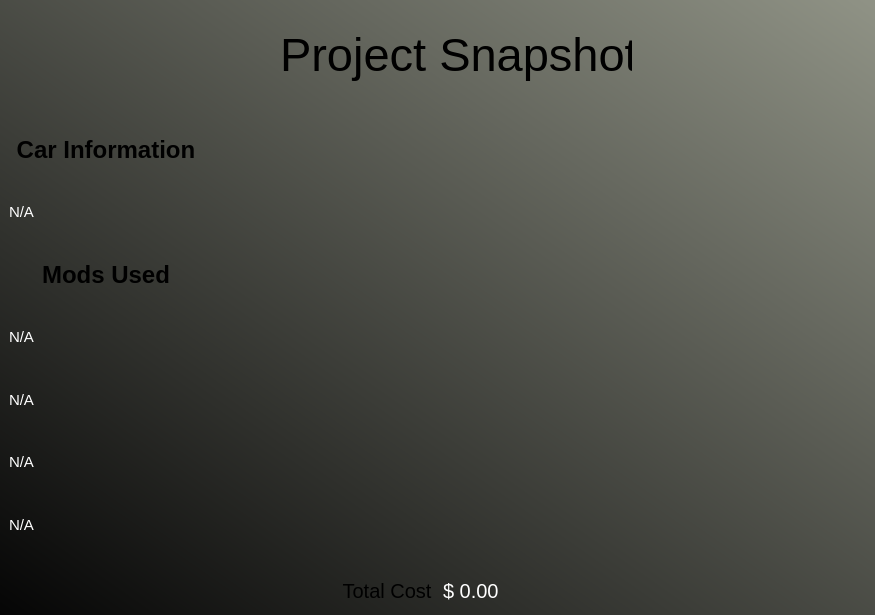
<?xml version="1.0" encoding="UTF-8"?>
<ui version="4.0">
 <class>ProjectSnapshot</class>
 <widget class="QDialog" name="ProjectSnapshot">
  <property name="geometry">
   <rect>
    <x>0</x>
    <y>0</y>
    <width>875</width>
    <height>615</height>
   </rect>
  </property>
  <property name="minimumSize">
   <size>
    <width>875</width>
    <height>615</height>
   </size>
  </property>
  <property name="maximumSize">
   <size>
    <width>875</width>
    <height>615</height>
   </size>
  </property>
  <property name="windowTitle">
   <string>Dialog</string>
  </property>
  <property name="styleSheet">
   <string notr="true">QDialog{
background-color: qlineargradient(spread:pad, x1:0, y1:1, x2:1, y2:0, stop:0 rgba(5, 5, 5, 255), stop:1 rgba(144, 147, 134, 255));
}</string>
  </property>
  <widget class="QLabel" name="header">
   <property name="geometry">
    <rect>
     <x>280</x>
     <y>10</y>
     <width>352</width>
     <height>91</height>
    </rect>
   </property>
   <property name="font">
    <font>
     <family>MS Shell Dlg 2</family>
     <pointsize>35</pointsize>
     <underline>false</underline>
    </font>
   </property>
   <property name="text">
    <string>&lt;html&gt;&lt;head/&gt;&lt;body&gt;&lt;p align=&quot;center&quot;&gt;Project Snapshot&lt;/p&gt;&lt;/body&gt;&lt;/html&gt;</string>
   </property>
  </widget>
  <widget class="QLabel" name="baseLayer">
   <property name="geometry">
    <rect>
     <x>240</x>
     <y>160</y>
     <width>600</width>
     <height>300</height>
    </rect>
   </property>
   <property name="text">
    <string/>
   </property>
   <property name="pixmap">
    <pixmap resource="resources.qrc">:/Photos/defaultcar.png</pixmap>
   </property>
   <property name="scaledContents">
    <bool>true</bool>
   </property>
  </widget>
  <widget class="QLabel" name="wheelLayer">
   <property name="geometry">
    <rect>
     <x>240</x>
     <y>160</y>
     <width>600</width>
     <height>300</height>
    </rect>
   </property>
   <property name="text">
    <string/>
   </property>
   <property name="scaledContents">
    <bool>true</bool>
   </property>
  </widget>
  <widget class="QLabel" name="hoodLayer">
   <property name="geometry">
    <rect>
     <x>240</x>
     <y>160</y>
     <width>600</width>
     <height>300</height>
    </rect>
   </property>
   <property name="text">
    <string/>
   </property>
   <property name="scaledContents">
    <bool>true</bool>
   </property>
  </widget>
  <widget class="QLabel" name="lightsLayer">
   <property name="geometry">
    <rect>
     <x>240</x>
     <y>160</y>
     <width>600</width>
     <height>300</height>
    </rect>
   </property>
   <property name="text">
    <string/>
   </property>
   <property name="scaledContents">
    <bool>true</bool>
   </property>
  </widget>
  <widget class="QLabel" name="logo">
   <property name="geometry">
    <rect>
     <x>26</x>
     <y>22</y>
     <width>161</width>
     <height>61</height>
    </rect>
   </property>
   <property name="text">
    <string/>
   </property>
   <property name="pixmap">
    <pixmap resource="resources.qrc">:/Photos/carmodz.png</pixmap>
   </property>
   <property name="scaledContents">
    <bool>true</bool>
   </property>
  </widget>
  <widget class="QWidget" name="layoutWidget">
   <property name="geometry">
    <rect>
     <x>9</x>
     <y>122</y>
     <width>194</width>
     <height>431</height>
    </rect>
   </property>
   <layout class="QVBoxLayout" name="verticalLayout">
    <item>
     <widget class="QLabel" name="label_2">
      <property name="font">
       <font>
        <pointsize>18</pointsize>
        <weight>75</weight>
        <bold>true</bold>
       </font>
      </property>
      <property name="text">
       <string>&lt;html&gt;&lt;head/&gt;&lt;body&gt;&lt;p align=&quot;center&quot;&gt;Car Information&lt;/p&gt;&lt;/body&gt;&lt;/html&gt;</string>
      </property>
     </widget>
    </item>
    <item>
     <widget class="QLabel" name="labelCar">
      <property name="font">
       <font>
        <pointsize>11</pointsize>
       </font>
      </property>
      <property name="text">
       <string>&lt;html&gt;&lt;head/&gt;&lt;body&gt;&lt;p&gt;&lt;span style=&quot; color:#ffffff;&quot;&gt;N/A&lt;/span&gt;&lt;/p&gt;&lt;/body&gt;&lt;/html&gt;</string>
      </property>
      <property name="textInteractionFlags">
       <set>Qt::LinksAccessibleByMouse|Qt::TextSelectableByMouse</set>
      </property>
     </widget>
    </item>
    <item>
     <widget class="QLabel" name="label_4">
      <property name="font">
       <font>
        <pointsize>18</pointsize>
        <weight>75</weight>
        <bold>true</bold>
       </font>
      </property>
      <property name="text">
       <string>&lt;html&gt;&lt;head/&gt;&lt;body&gt;&lt;p align=&quot;center&quot;&gt;Mods Used&lt;/p&gt;&lt;/body&gt;&lt;/html&gt;</string>
      </property>
     </widget>
    </item>
    <item>
     <widget class="QLabel" name="labelML">
      <property name="font">
       <font>
        <pointsize>11</pointsize>
       </font>
      </property>
      <property name="text">
       <string>&lt;html&gt;&lt;head/&gt;&lt;body&gt;&lt;p&gt;&lt;span style=&quot; color:#ffffff;&quot;&gt;N/A&lt;/span&gt;&lt;/p&gt;&lt;/body&gt;&lt;/html&gt;</string>
      </property>
      <property name="textInteractionFlags">
       <set>Qt::LinksAccessibleByMouse|Qt::TextSelectableByMouse</set>
      </property>
     </widget>
    </item>
    <item>
     <widget class="QLabel" name="labelMW">
      <property name="font">
       <font>
        <pointsize>11</pointsize>
       </font>
      </property>
      <property name="text">
       <string>&lt;html&gt;&lt;head/&gt;&lt;body&gt;&lt;p&gt;&lt;span style=&quot; color:#ffffff;&quot;&gt;N/A&lt;/span&gt;&lt;/p&gt;&lt;/body&gt;&lt;/html&gt;</string>
      </property>
      <property name="textInteractionFlags">
       <set>Qt::LinksAccessibleByMouse|Qt::TextSelectableByMouse</set>
      </property>
     </widget>
    </item>
    <item>
     <widget class="QLabel" name="labelMH">
      <property name="font">
       <font>
        <pointsize>11</pointsize>
       </font>
      </property>
      <property name="text">
       <string>&lt;html&gt;&lt;head/&gt;&lt;body&gt;&lt;p&gt;&lt;span style=&quot; color:#ffffff;&quot;&gt;N/A&lt;/span&gt;&lt;/p&gt;&lt;/body&gt;&lt;/html&gt;</string>
      </property>
      <property name="textInteractionFlags">
       <set>Qt::LinksAccessibleByMouse|Qt::TextSelectableByMouse</set>
      </property>
     </widget>
    </item>
    <item>
     <widget class="QLabel" name="labelME">
      <property name="font">
       <font>
        <pointsize>11</pointsize>
       </font>
      </property>
      <property name="text">
       <string>&lt;html&gt;&lt;head/&gt;&lt;body&gt;&lt;p&gt;&lt;span style=&quot; color:#ffffff;&quot;&gt;N/A&lt;/span&gt;&lt;/p&gt;&lt;/body&gt;&lt;/html&gt;</string>
      </property>
      <property name="textInteractionFlags">
       <set>Qt::LinksAccessibleByMouse|Qt::TextSelectableByMouse</set>
      </property>
     </widget>
    </item>
   </layout>
  </widget>
  <widget class="QWidget" name="layoutWidget">
   <property name="geometry">
    <rect>
     <x>9</x>
     <y>578</y>
     <width>861</width>
     <height>26</height>
    </rect>
   </property>
   <layout class="QGridLayout" name="gridLayout_2">
    <item row="0" column="0">
     <widget class="QLabel" name="labelCost">
      <property name="font">
       <font>
        <pointsize>15</pointsize>
       </font>
      </property>
      <property name="text">
       <string>&lt;html&gt;&lt;head/&gt;&lt;body&gt;&lt;p align=&quot;right&quot;&gt;Total Cost  &lt;/p&gt;&lt;/body&gt;&lt;/html&gt;</string>
      </property>
     </widget>
    </item>
    <item row="0" column="1">
     <widget class="QLabel" name="labelPrice">
      <property name="font">
       <font>
        <pointsize>15</pointsize>
       </font>
      </property>
      <property name="text">
       <string>&lt;html&gt;&lt;head/&gt;&lt;body&gt;&lt;p&gt;&lt;span style=&quot; color:#ffffff;&quot;&gt;$ 0.00&lt;/span&gt;&lt;/p&gt;&lt;/body&gt;&lt;/html&gt;</string>
      </property>
     </widget>
    </item>
   </layout>
  </widget>
 </widget>
 <resources>
  <include location="resources.qrc"/>
 </resources>
 <connections/>
</ui>
